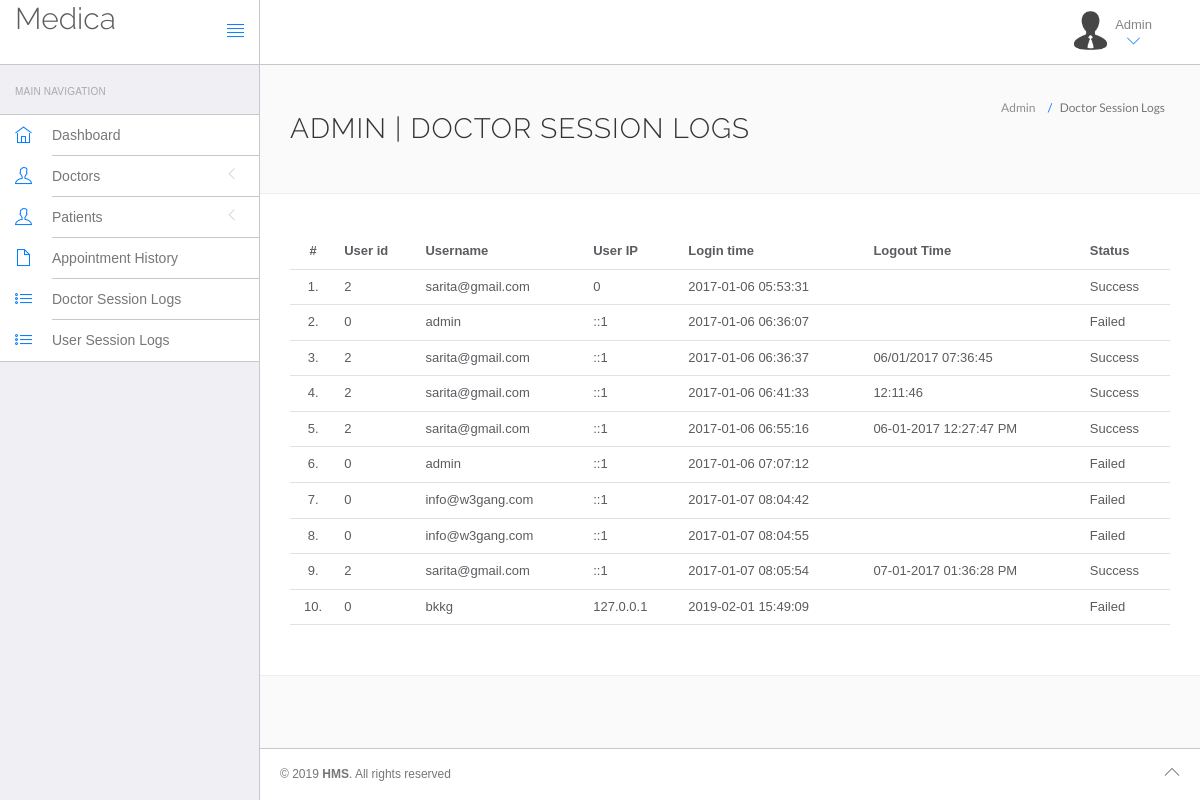
/hms/admin/doctor-logs.php (signed in), run on the app's committed database.
### tables this page shows
CREATE TABLE `doctorslog` (
  `id` int(11) NOT NULL,
  `uid` int(11) NOT NULL,
  `username` varchar(255) NOT NULL,
  `userip` binary(16) NOT NULL,
  `loginTime` timestamp NOT NULL DEFAULT CURRENT_TIMESTAMP,
  `logout` varchar(255) NOT NULL,
  `status` int(11) NOT NULL
);

### hms/admin/doctor-logs.php (the view, shortened to what this page needs)
<?php
include('include/config.php');
?>
<!DOCTYPE html>
<html lang="en">
	<head>
		<link rel="stylesheet" href="vendor/bootstrap/css/bootstrap.min.css">
		<link rel="stylesheet" href="vendor/fontawesome/css/font-awesome.min.css">
		<link rel="stylesheet" href="vendor/themify-icons/themify-icons.min.css">
		<link href="vendor/animate.css/animate.min.css" rel="stylesheet" media="screen">
		<link href="vendor/perfect-scrollbar/perfect-scrollbar.min.css" rel="stylesheet" media="screen">
		<link href="vendor/switchery/switchery.min.css" rel="stylesheet" media="screen">
		<link href="vendor/bootstrap-touchspin/jquery.bootstrap-touchspin.min.css" rel="stylesheet" media="screen">
		<link href="vendor/select2/select2.min.css" rel="stylesheet" media="screen">
		<link href="vendor/bootstrap-datepicker/bootstrap-datepicker3.standalone.min.css" rel="stylesheet" media="screen">
		<link href="vendor/bootstrap-timepicker/bootstrap-timepicker.min.css" rel="stylesheet" media="screen">
		<link rel="stylesheet" href="assets/css/styles.css">
		<link rel="stylesheet" href="assets/css/plugins.css">
		<link rel="stylesheet" href="assets/css/themes/theme-1.css" id="skin_color" />
	</head>
	<body>
		<div id="app">
<?php include('include/sidebar.php');?>
			<div class="app-content">
					<?php include('include/header.php');?>
				<div class="main-content" >
					<div class="wrap-content container" id="container">
						<section id="page-title">
							<div class="row">
								<div class="col-sm-8">
									<h1 class="mainTitle">Admin  | Doctor Session Logs</h1>
																	</div>
								<ol class="breadcrumb">
									<li>
										<span>Admin </span>
									</li>
									<li class="active">
										<span>Doctor Session Logs</span>
									</li>
								</ol>
							</div>
						</section>
						<div class="container-fluid container-fullw bg-white">
									<div class="row">
								<div class="col-md-12">
									<table class="table table-hover" id="sample-table-1">
										<thead>
											<tr>
												<th class="center">#</th>
												<th class="hidden-xs">User id</th>
												<th>Username</th>
												<th>User IP</th>
												<th>Login time</th>
												<th>Logout Time </th>
												<th> Status </th>
											</tr>
										</thead>
										<tbody>
<?php
$sql=mysqli_query($con,"select * from doctorslog ");
$cnt=1;
while($row=mysqli_fetch_array($sql))
{
?>
											<tr>
												<td class="center"><?php echo $cnt;?>.</td>
												<td class="hidden-xs"><?php echo $row['uid'];?></td>
												<td class="hidden-xs"><?php echo $row['username'];?></td>
												<td><?php echo $row['userip'];?></td>
												<td><?php echo $row['loginTime'];?></td>
												<td><?php echo $row['logout'];?>
												</td>
												<td>
<?php if($row['status']==1)
{
	echo "Success";
}
else
{
	echo "Failed";
}?>
</td>
											</tr>
											<?php
$cnt=$cnt+1;
											 }?>
										</tbody>
									</table>
								</div>
							</div>
								</div>
					</div>
				</div>
			</div>
	<?php include('include/footer.php');?>
		</div>
	</body>
</html>

### hms/admin/include/sidebar.php (shortened to what this page needs)
<div class="sidebar app-aside" id="sidebar">
				<div class="sidebar-container perfect-scrollbar">
<nav>
						<div class="navbar-title">
							<span>Main Navigation</span>
						</div>
						<ul class="main-navigation-menu">
							<li>
								<a href="dashboard.php">
									<div class="item-content">
										<div class="item-media">
											<i class="ti-home"></i>
										</div>
										<div class="item-inner">
											<span class="title"> Dashboard </span>
										</div>
									</div>
								</a>
							</li>
							<li>
								<a href="javascript:void(0)">
									<div class="item-content">
										<div class="item-media">
											<i class="ti-user"></i>
										</div>
										<div class="item-inner">
											<span class="title"> Doctors </span><i class="icon-arrow"></i>
										</div>
									</div>
								</a>
								</li>
				<li>
								<a href="javascript:void(0)">
									<div class="item-content">
										<div class="item-media">
											<i class="ti-user"></i>
										</div>
										<div class="item-inner">
											<span class="title"> Patients </span><i class="icon-arrow"></i>
										</div>
									</div>
								</a>
								</li>
<li>
								<a href="appointment-history.php">
									<div class="item-content">
										<div class="item-media">
											<i class="ti-file"></i>
										</div>
										<div class="item-inner">
											<span class="title"> Appointment History </span>
										</div>
									</div>
								</a>
							</li>
	<li>
								<a href="doctor-logs.php">
									<div class="item-content">
										<div class="item-media">
											<i class="ti-list"></i>
										</div>
										<div class="item-inner">
											<span class="title"> Doctor Session Logs </span>
										</div>
									</div>
								</a>
							</li>
							<li>
								<a href="user-logs.php">
									<div class="item-content">
										<div class="item-media">
											<i class="ti-list"></i>
										</div>
										<div class="item-inner">
											<span class="title"> User Session Logs </span>
										</div>
									</div>
								</a>
							</li>
						</ul>
					</nav>
					</div>
			</div>

### hms/admin/include/header.php (shortened to what this page needs)
<header class="navbar navbar-default navbar-static-top">
					<div class="navbar-header">
						<a class="navbar-brand" href="#">
							<h2 style="padding-top:2% ">Medica</h2>
						</a>
						<a href="#" class="sidebar-toggler pull-right visible-md visible-lg" data-toggle-class="app-sidebar-closed" data-toggle-target="#app">
							<i class="ti-align-justify"></i>
						</a>
					</div>
					<div class="navbar-collapse collapse">
						<ul class="nav navbar-right">
							<li class="dropdown current-user">
								<a href class="dropdown-toggle" data-toggle="dropdown">
									<img src="assets/images/avatar-1.jpg" alt="Peter"> <span class="username">
			Admin
									<i class="ti-angle-down"></i></i></span>
								</a>
							</li>
						</ul>
					</div>
				</header>

### hms/admin/include/footer.php
<footer>
				<div class="footer-inner">
					<div class="pull-left">
						&copy; <span class="current-year"></span><span class="text-bold text-uppercase"> HMS</span>. <span>All rights reserved</span>
					</div>
					<div class="pull-right">
						<span class="go-top"><i class="ti-angle-up"></i></span>
					</div>
				</div>
			</footer>

### hms/admin/assets/css/plugins.css (style rules this page uses)
.perfect-scrollbar { overflow-y: hidden !important; }

### hms/admin/assets/css/themes/theme-1.css (style rules this page uses)
body { background: #FAFAFA; }
header .navbar-header { background: #ffffff !important; border-right-color: #c8c7cc !important; border-bottom-color: #c8c7cc !important; }
header .navbar-header .sidebar-toggler, header .navbar-header .sidebar-mobile-toggler { color: #007aff !important; }
header .navbar-header .navbar-brand { color: #777 !important; }
header .navbar-collapse { background: #ffffff !important; border-bottom-color: #c8c7cc !important; box-shadow: none !important; }
header .navbar-collapse .navbar-right > li > a { color: #777; }
header .navbar-collapse .navbar-right > li > a i { color: #007aff !important; }
#sidebar { background: #EFEFF4 !important; }
#sidebar:before { border-right-width: "1px" !important; border-right-style: solid; border-right-color: #c8c7cc !important; }
#sidebar nav { border-right-width: "1px" !important; border-right-style: solid; border-right-color: #c8c7cc !important; }
#sidebar nav .navbar-title { color: #aaaaaa; }
#sidebar nav > ul { background: #ffffff !important; border-bottom-color: #c8c7cc !important; border-top-color: #c8c7cc !important; }
#sidebar nav > ul > li > a .item-media > i { color: #007aff !important; }
#sidebar nav > ul > li > a .item-inner { color: #777 !important; border-bottom-color: #c8c7cc; }
#app > footer { background: #ffffff !important; border-top-color: #c8c7cc !important; color: #777; }

### data on the page
doctorslog: uid "2", username "sarita@gmail.com", userip "0", loginTime "2017-01-06 05:53:31", status "Success"
doctorslog: uid "0", username "admin", userip "::1", loginTime "2017-01-06 06:36:07", status "Failed"
doctorslog: uid "2", username "sarita@gmail.com", userip "::1", loginTime "2017-01-06 06:36:37", logout "06/01/2017 07:36:45", status "Success"
doctorslog: uid "2", username "sarita@gmail.com", userip "::1", loginTime "2017-01-06 06:41:33", logout "12:11:46", status "Success"
doctorslog: uid "2", username "sarita@gmail.com", userip "::1", loginTime "2017-01-06 06:55:16", logout "06-01-2017 12:27:47 PM", status "Success"
doctorslog: uid "0", username "admin", userip "::1", loginTime "2017-01-06 07:07:12", status "Failed"
doctorslog: uid "0", username "info@w3gang.com", userip "::1", loginTime "2017-01-07 08:04:42", status "Failed"
doctorslog: uid "0", username "info@w3gang.com", userip "::1", loginTime "2017-01-07 08:04:55", status "Failed"
doctorslog: uid "2", username "sarita@gmail.com", userip "::1", loginTime "2017-01-07 08:05:54", logout "07-01-2017 01:36:28 PM", status "Success"
doctorslog: uid "0", username "bkkg", userip "127.0.0.1", loginTime "2019-02-01 15:49:09", status "Failed"
